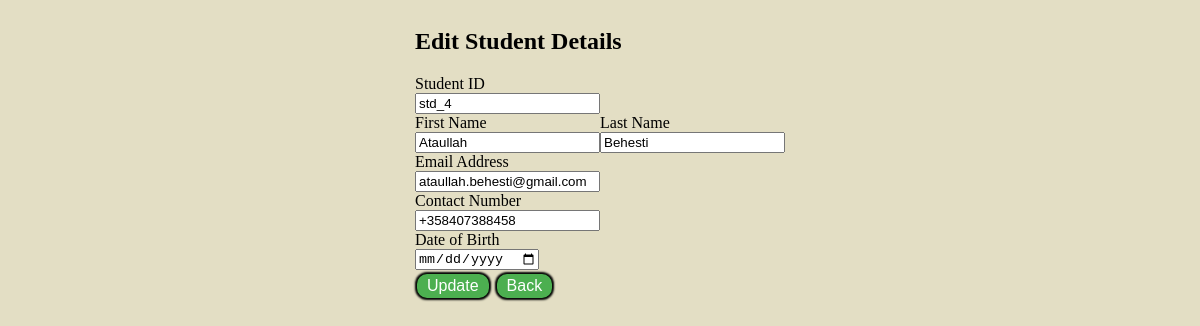
Page /edit/2 on the committed database.
### studentapp/models.py (models this page shows)
class Student(models.Model):
    std_id = models.CharField(max_length=100)
    std_first_name = models.CharField(max_length=200)
    std_last_name = models.CharField(max_length=200)
    std_email = models.EmailField()
    std_contact_number = models.CharField(max_length=15)
    std_birth_date = models.DateField()
    class Meta:
        db_table = "student"

### studentapp/views.py (the view)
# urls.py: path('edit/<int:id>', views.edit),
def edit(request, id):
    student = Student.objects.get(id=id)# select * from table where id = id
    return render(request, "edit.html", {"student": student})

### studentapp/templates/edit.html (shortened to what this page needs)
<!DOCTYPE html>
<html lang="en">
<head>
</head>
<body>
    <form method = "POST" action="/update/{{student.id}}">
        <div>
            <div>
                <label><b><h2>Edit Student Details</h2></b></label>
            </div>
            <div>
                <label>Student ID</label>
                <div>
                    <input type="text" name="std_id" value="{{student.std_id}}">
                </div>
            </div>
            <div style="float:left">
                <label>First Name</label>
                <div>
                    <input type="text" name="std_first_name" value="{{student.std_first_name}}">
                </div>
            </div>
            <div style="float:left">
                <label>Last Name</label>
                <div>
                    <input type="text" name="std_last_name" value="{{student.std_last_name}}">
                </div>
            </div>
            <div>
                <label>Email Address</label>
                <div>
                    <input type="text" name="std_email" value="{{student.std_email}}">
                </div>
            </div>
            <div>
                <label>Contact Number</label>
                <div>
                    <input type="text" name="std_contact_number" value="{{student.std_contact_number}}">
                </div>
            </div>
            <div>
                <label>Date of Birth</label>
                <div>
                    <input type="date" name="std_birth_date" value="{{student.std_birth_date}}">
                </div>
            </div>
            <div>
                <div>
                    <button class="button" type="submit">Update</button>
                    <input type="button" value="Back" onclick="history.back()">
                </div>
            </div>
        </div>
    </form>
</body>
</html>

### studentapp/templates/edit.html (style rules this page uses)
.button, input[type=button] { background-color: #4CAF50; border: none; color: white; padding: 3px 10px; text-align: center; text-decoration: none; display: inline-block; font-size: 16px; margin: 4px 2px; cursor: pointer; border-radius: 10px; box-shadow: 0px 0px 2px 2px rgb(0,0,0); }
body { display: flex; align-items: left; justify-content: center; margin: 20 auto; height: 90vh; background-color: rgba(190, 179, 117, 0.425);; }

### rows in the picture
Student: std_id "std_4", std_first_name "Ataullah", std_last_name "Behesti", std_email "ataullah.behesti@gmail.com", std_contact_number "+358407388458"
